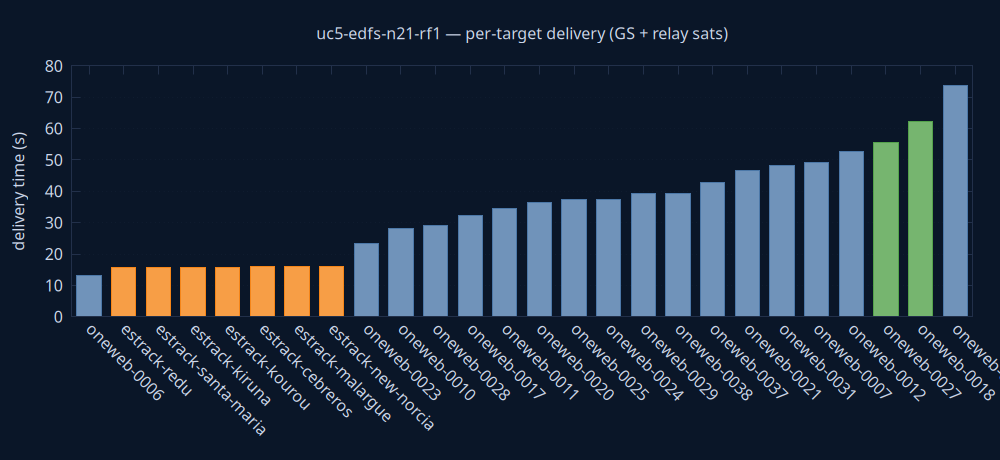

Source code (gnuplot):
set terminal pngcairo size 1000,460 background rgb '#0a1628'
set output 'delivery.png'
set style fill solid 0.8
set boxwidth 0.7 relative
set border lc rgb '#22304a'
set grid ytics lc rgb '#22304a'
set yrange [0:*]
set ylabel 'delivery time (s)' textcolor rgb '#cdd7ea'
set xtics rotate by -45 textcolor rgb '#cdd7ea'
set ytics textcolor rgb '#cdd7ea'
set title 'uc5-edfs-n21-rf1 — per-target delivery (GS + relay sats)' textcolor rgb '#cdd7ea'
plot 'delivery.dat' using 0:2:3:xtic(1) with boxes lc rgb variable notitle
